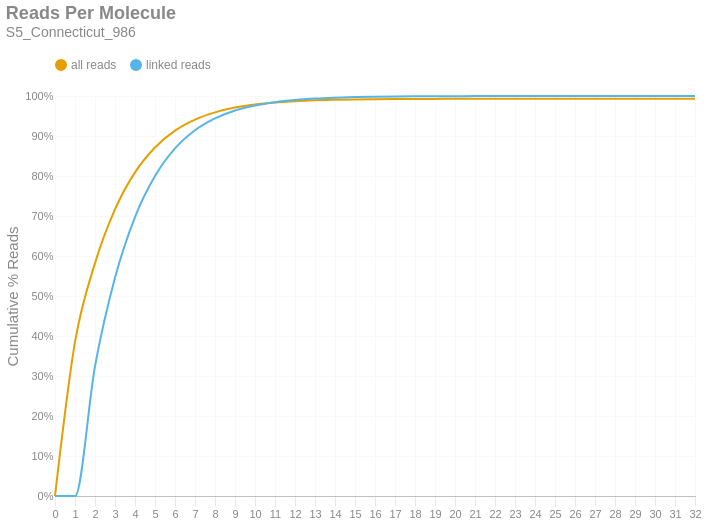

Notebook code cell kept with this figure:
### Markdown cell above
### Reads per Molecule
This chart shows the cumulative distribution of the number of reads per linked molecule. That is, how many alignments are associated with a unique molecule. This excludes the number of reads associated with invalid or absent linked-read barcodes. The `linked` histogram is the percentages recalculated when disregarding singletons.

### Code cell
if SKIPLR:
    print_html(f"Skipped")
else:
    counts = np.bincount(valids['reads'].cast(pl.Int64).to_numpy())
    weighted = counts * np.arange(len(counts))
    all_perc = weighted / n_reads
    linked_perc = weighted / n_linked_reads
    linked_perc[1] = 0
    binned_df = pl.DataFrame({
        'readsper': list(range(len(counts))),
        'all reads (cumsum)': np.cumsum(all_perc).tolist(),
        'linked reads (cumsum)': np.cumsum(linked_perc).tolist(),
    })

    with SafeRender(binned_df):
        (
            density_plot(binned_df, 'Reads Per Molecule', samplename, 'readspmol')
            .encode(
                x=alt.X('readsper:O', title=None).axis(labelAngle=0).scale(padding=0),
                y=alt.Y('value:Q', title='Cumulative % Reads').axis(format='%').stack(False),
                color=alt.Color("key:N").scale(domain=["all reads", "linked reads"]),
                tooltip=[
                    alt.Tooltip("key:N", title="Data Type"),
                    alt.Tooltip("readsper:O", title="Reads Per Molecule"),
                    alt.Tooltip("value:Q", format=".2%", title="% Reads (Cum.)")
                ]            
            )
        ).display()

### Figure 1 — Vega-Lite specification as saved in the notebook (floating-point values rounded to 4 significant figures)
{"width": "container", "height": 400, "config": {"title": {"anchor": "start", "dy": -15, "fontSize": 18, "color": "#888888", "subtitleColor": "#888888", "subtitleFontSize": 14}, "arc": {"fill": "#0072B2"}, "axis": {"domainColor": "#888888", "domainWidth": 0.5, "gridWidth": 0.2, "grid": false, "titleFontWeight": 400, "titleFontSize": 15, "labelFontSize": 11, "labelColor": "#888888", "tickColor": "#888888", "tickWidth": 0.2, "titleColor": "#888888"}, "axisBand": {"grid": false}, "axisX": {"grid": true, "tickSize": 10, "domainCap": "round"}, "axisY": {"domain": false, "grid": true, "tickSize": 0, "domainCap": "round"}, "background": "transparent", "header": {"labelFontSize": 15, "labelColor": "#888888", "titleFontSize": 15, "titleFontWeight": 600, "titleColor": "#888888"}, "legend": {"labelFont": "sans-serif", "labelFontSize": 12, "labelColor": "#888888", "symbolSize": 100, "symbolType": "circle", "titleFontSize": 12, "titlePadding": 10, "titleColor": "#888888", "title": null, "orient": "top"}, "range": {"category": ["#E69F00", "#56B4E9", "#009E73", "#F0E442", "#0072B2", "#D55E00", "#CC79A7", "#000000"], "diverging": ["#cfe8f3", "#a2d4ec", "#73bfe2", "#46abdb", "#1696d2", "#12719e"]}, "area": {"fill": "#0072B2", "fillOpacity": 0.7, "line": true, "strokeOpacity": 0.7}, "line": {"color": "#0072B2", "stroke": "#0072B2", "strokeWidth": 2}, "trail": {"color": "#0072B2", "stroke": "#0072B2", "strokeWidth": 0, "size": 1}, "point": {"filled": true, "fillOpacity": 1.0, "size": 95}, "text": {"color": "#888888", "fontSize": 11, "align": "right", "fontWeight": 400, "size": 11}, "bar": {"fill": "#0072B2", "stroke": null}, "view": {"stroke": null, "continuousWidth": 660, "continuousHeight": 400}}, "data": {"name": "data-0fab91cbcdaf2bebe69f3959a5e1e6a7"}, "mark": {"type": "line", "interpolate": "monotone", "point": {"opacity": 0, "size": 275}}, "encoding": {"color": {"field": "key", "scale": {"domain": ["all reads", "linked reads"]}, "type": "nominal"}, "tooltip": [{"field": "key", "title": "Data Type", "type": "nominal"}, {"field": "readsper", "title": "Reads Per Molecule", "type": "ordinal"}, {"field": "value", "format": ".2%", "title": "% Reads (Cum.)", "type": "quantitative"}], "x": {"axis": {"labelAngle": 0}, "field": "readsper", "scale": {"padding": 0}, "title": null, "type": "ordinal"}, "y": {"axis": {"format": "%"}, "field": "value", "stack": false, "title": "Cumulative % Reads", "type": "quantitative"}}, "params": [{"name": "param_c36ac31b6afebe62", "select": {"type": "point", "fields": ["key"]}, "bind": "legend"}], "title": {"text": "Reads Per Molecule", "subtitle": "S5_Connecticut_986"}, "transform": [{"fold": ["all reads (cumsum)", "linked reads (cumsum)"]}, {"calculate": "replace(datum.key, ' (cumsum)', '')", "as": "key"}, {"filter": {"param": "param_c36ac31b6afebe62"}}], "usermeta": {"embedOptions": {"downloadFileName": "S5_Connecticut_986.readspmol"}}, "$schema": "https://vega.github.io/schema/vega-lite/v6.1.0.json", "datasets": {"data-0fab91cbcdaf2bebe69f3959a5e1e6a7": [{"readsper": 0, "all reads (cumsum)": 0.0, "linked reads (cumsum)": 0.0}, {"readsper": 1, "all reads (cumsum)": 0.3848, "linked reads (cumsum)": 0.0}, {"readsper": 2, "all reads (cumsum)": 0.5821, "linked reads (cumsum)": 0.3244}, {"readsper": 3, "all reads (cumsum)": 0.7166, "linked reads (cumsum)": 0.5454}, {"readsper": 4, "all reads (cumsum)": 0.809, "linked reads (cumsum)": 0.6973}, {"readsper": 5, "all reads (cumsum)": 0.8713, "linked reads (cumsum)": 0.7997}, {"readsper": 6, "all reads (cumsum)": 0.9134, "linked reads (cumsum)": 0.8689}, {"readsper": 7, "all reads (cumsum)": 0.941, "linked reads (cumsum)": 0.9144}, {"readsper": 8, "all reads (cumsum)": 0.9591, "linked reads (cumsum)": 0.9441}, {"readsper": 9, "all reads (cumsum)": 0.9711, "linked reads (cumsum)": 0.9637}, {"readsper": 10, "all reads (cumsum)": 0.9788, "linked reads (cumsum)": 0.9764}, {"readsper": 11, "all reads (cumsum)": 0.9837, "linked reads (cumsum)": 0.9846}, {"readsper": 12, "all reads (cumsum)": 0.987, "linked reads (cumsum)": 0.99}, {"readsper": 13, "all reads (cumsum)": 0.9892, "linked reads (cumsum)": 0.9935}, {"readsper": 14, "all reads (cumsum)": 0.9905, "linked reads (cumsum)": 0.9957}, {"readsper": 15, "all reads (cumsum)": 0.9915, "linked reads (cumsum)": 0.9973}, {"readsper": 16, "all reads (cumsum)": 0.992, "linked reads (cumsum)": 0.9982}, {"readsper": 17, "all reads (cumsum)": 0.9924, "linked reads (cumsum)": 0.9988}, {"readsper": 18, "all reads (cumsum)": 0.9927, "linked reads (cumsum)": 0.9992}, {"readsper": 19, "all reads (cumsum)": 0.9928, "linked reads (cumsum)": 0.9994}, {"readsper": 20, "all reads (cumsum)": 0.9929, "linked reads (cumsum)": 0.9996}, {"readsper": 21, "all reads (cumsum)": 0.993, "linked reads (cumsum)": 0.9998}, {"readsper": 22, "all reads (cumsum)": 0.993, "linked reads (cumsum)": 0.9998}, {"readsper": 23, "all reads (cumsum)": 0.9931, "linked reads (cumsum)": 0.9999}, {"readsper": 24, "all reads (cumsum)": 0.9931, "linked reads (cumsum)": 0.9999}, {"readsper": 25, "all reads (cumsum)": 0.9931, "linked reads (cumsum)": 0.9999}, {"readsper": 26, "all reads (cumsum)": 0.9931, "linked reads (cumsum)": 1.0}, {"readsper": 27, "all reads (cumsum)": 0.9931, "linked reads (cumsum)": 1.0}, {"readsper": 28, "all reads (cumsum)": 0.9931, "linked reads (cumsum)": 1.0}, {"readsper": 29, "all reads (cumsum)": 0.9931, "linked reads (cumsum)": 1.0}, {"readsper": 30, "all reads (cumsum)": 0.9931, "linked reads (cumsum)": 1.0}, {"readsper": 31, "all reads (cumsum)": 0.9931, "linked reads (cumsum)": 1.0}, {"readsper": 32, "all reads (cumsum)": 0.9931, "linked reads (cumsum)": 1.0}]}}
